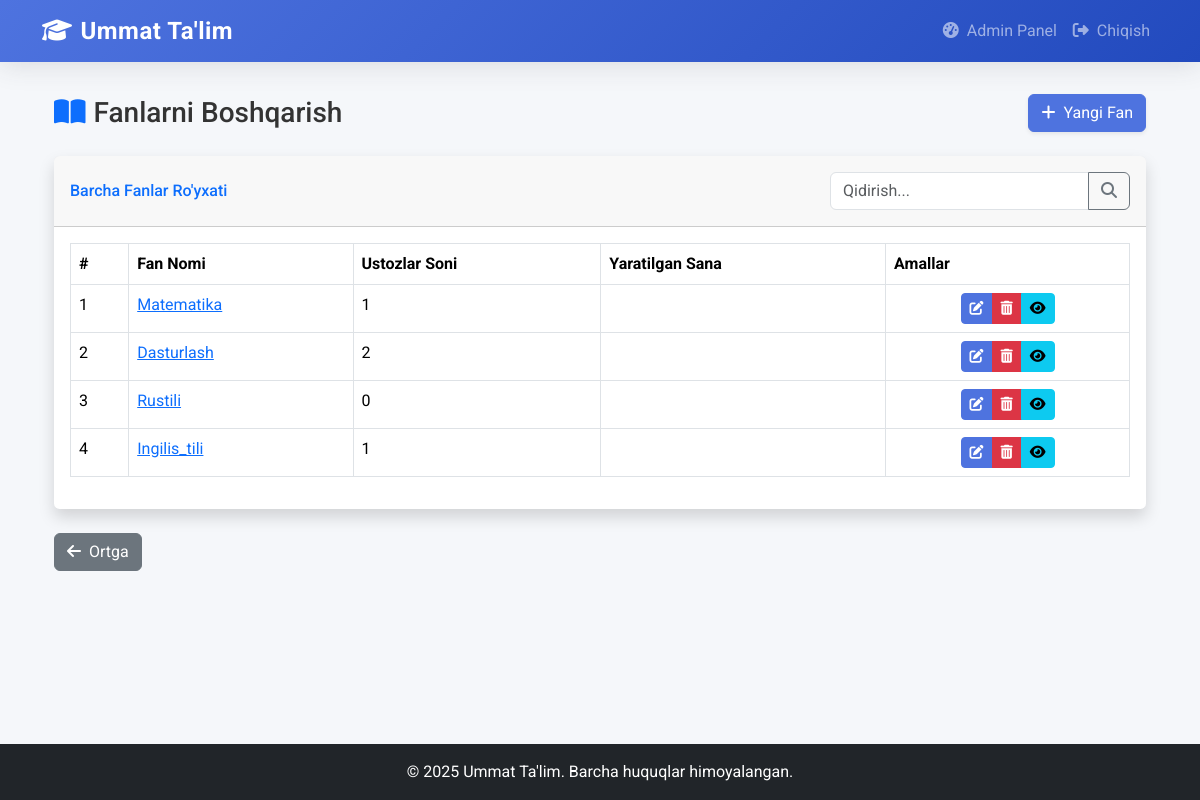
The page /admin-dashboard/fanlar/ (signed in) on the database as committed earlier.
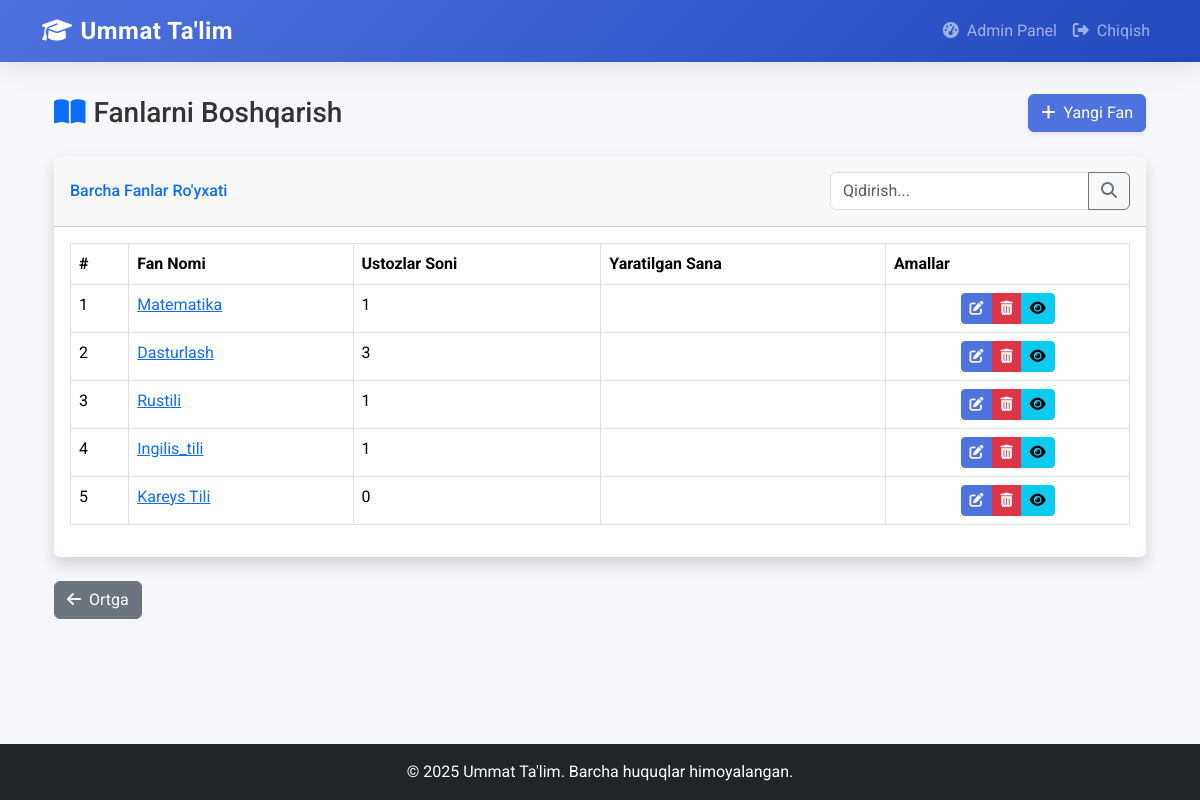
The same page on the database as committed later.
### core/models.py (models this page shows, shortened)
class Fan(models.Model):
    nomi = models.CharField(max_length=100)

### core/views.py (the view)
# urls.py: path('admin-dashboard/fanlar/', fanlar_boshqaruv, name='fanlar_boshqaruv'),
@login_required
def fanlar_boshqaruv(request):
    fanlar = Fan.objects.all()
    if request.method == "POST":
        nomi = request.POST.get("nomi")
        if nomi:
            Fan.objects.create(nomi=nomi)
            return redirect('fanlar_boshqaruv')
    return render(request, 'core/fanlar_boshqaruv.html', {'fanlar': fanlar})

### core/templates/core/fanlar_boshqaruv.html (shortened to what this page needs)
{% extends 'core/base.html' %}
{% block content %}
<div class="container-fluid">
    <div class="d-sm-flex align-items-center justify-content-between mb-4">
        <h1 class="h3 mb-0 text-gray-800">
            <i class="fas fa-book-open text-primary me-2"></i>Fanlarni Boshqarish
        </h1>
        <button class="d-none d-sm-inline-block btn btn-primary shadow-sm" data-bs-toggle="modal"
                data-bs-target="#newSubjectModal">
            <i class="fas fa-plus me-2"></i>Yangi Fan
        </button>
    </div>
    <div class="card shadow mb-4">
        <div class="card-header py-3 d-flex justify-content-between align-items-center">
            <h6 class="m-0 font-weight-bold text-primary">Barcha Fanlar Ro'yxati</h6>
            <div class="search-box">
                <div class="input-group">
                    <input type="text" class="form-control" placeholder="Qidirish..." id="searchInput">
                    <button class="btn btn-outline-secondary" type="button">
                        <i class="fas fa-search"></i>
                    </button>
                </div>
            </div>
        </div>
        <div class="card-body">
            <div class="table-responsive">
                <table class="table table-bordered table-hover" id="subjectsTable" width="100%">
                    <thead class="bg-gradient-primary text-white">
                        <tr>
                            <th>#</th>
                            <th>Fan Nomi</th>
                            <th>Ustozlar Soni</th>
                            <th>Yaratilgan Sana</th>
                            <th>Amallar</th>
                        </tr>
                    </thead>
                    <tbody>
                        {% for fan in fanlar %}
                        <tr>
                            <td>{{ forloop.counter }}</td>
                            <td>
                                <a href="{% url 'ustozlar' fan.id %}" class="text-primary">
                                    {{ fan.nomi }}
                                </a>
                            </td>
                            <td>{{ fan.ustoz_set.count }}</td>
                            <td>{{ fan.created_at|date:"d.m.Y" }}</td>
                            <td class="text-center">
                                <div class="btn-group" role="group">
                                    <a href="{% url 'fan_ozgartirish' fan.id %}"
                                       class="btn btn-sm btn-primary"
                                       data-bs-toggle="tooltip"
                                       title="Tahrirlash">
                                        <i class="fas fa-edit"></i>
                                    </a>
                                    <a href="{% url 'fan_ochirish' fan.id %}"
                                       class="btn btn-sm btn-danger confirm-delete"
                                       data-bs-toggle="tooltip"
                                       title="O'chirish">
                                        <i class="fas fa-trash-alt"></i>
                                    </a>
                                    <button class="btn btn-sm btn-info view-subject"
                                            data-subject-id="{{ fan.id }}"
                                            data-bs-toggle="tooltip"
                                            title="Ko'rish">
                                        <i class="fas fa-eye"></i>
                                    </button>
                                </div>
                            </td>
                        </tr>
                        {% endfor %}
                    </tbody>
                </table>
            </div>
        </div>
    </div>
    <a href="{% url 'admin_dashboard' %}" class="btn btn-secondary mb-4">
        <i class="fas fa-arrow-left me-2"></i>Ortga
    </a>
</div>
{% endblock %}

Rows that differ between the two databases and show on the page:
computed for Fan "Dasturlash": ustoz_set.count "2" → "3"
computed for Fan "Rustili": ustoz_set.count "0" → "1"
added Fan: nomi "Kareys Tili", ustoz_set.count "0"
